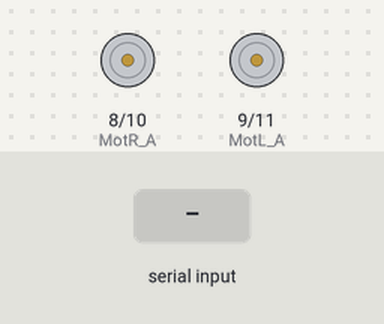
Recording of a sketch running on a simulated Arduino Uno, built with avr-gcc and run on an emulated ATmega328P. Parts: motor-driver pin pairs drawn as motors (green arrow = first pin HIGH = forward, orange = second pin HIGH = backward, longer = more drive). The test bench sets the inputs (shaded band).

Above: at 1.2 s.
1.3 s: "L" received over Serial
At 1.6 s:
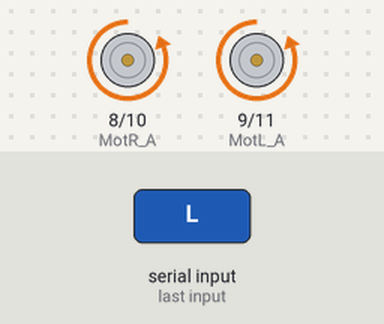
2.8 s: "R" received over Serial
At 3.9 s:
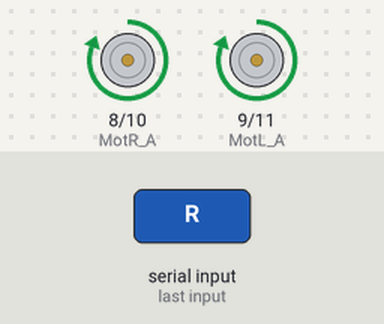
4.3 s: "F" received over Serial
At 5.1 s:
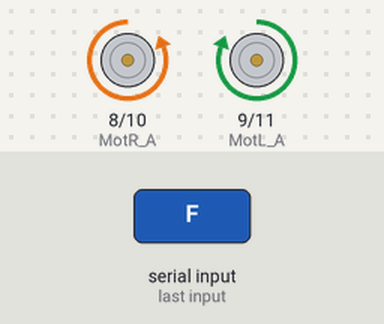
5.8 s: "B" received over Serial
At 6.2 s:
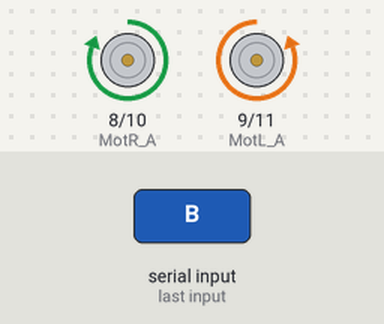
7.3 s: "S" received over Serial
At 8.6 s:
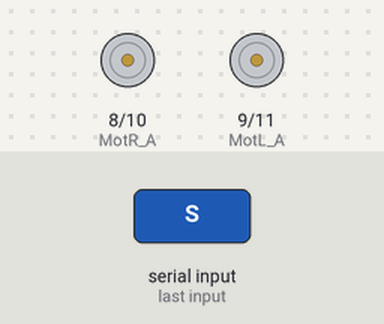
Timing chart, 0 to 9.8 s (numbered marks = the images above; inputs shaded):
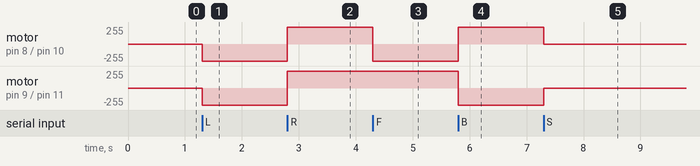

The sketch:

BLUETOOT-BOT-01.ino
```cpp
#define BAUDRATE 9600

const int MotR_A = 8;

const int MotR_B = 10;

const int MotL_A = 9;

const int MotL_B = 11;

byte GetValue;

void setup()

{

  Serial.begin(BAUDRATE);

  pinMode(MotR_A, OUTPUT);

  pinMode(MotR_B, OUTPUT);

  pinMode(MotL_A, OUTPUT);

  pinMode(MotL_B, OUTPUT);

}

byte ReadOneByte()           // One Byte Read Function

{

  int ByteRead;

  while(!Serial.available());

  ByteRead = Serial.read();

  return ByteRead;

}

void loop()

{

    GetValue = ReadOneByte();

    switch(GetValue)

    {

       case 'L':

           Robot_Left();

           break;

        case 'R':

           Robot_Right();

           break;

        case 'F':

           Robot_Forword();

           break;

        case 'B':

           Robot_Reverse();

           break;

        case 'S':

           Robot_Stop();

           break;

    }

}

  void Robot_Forword()

 {

    digitalWrite(MotR_A, LOW);

    digitalWrite(MotR_B, HIGH);

    digitalWrite(MotL_B, LOW);

    digitalWrite(MotL_A, HIGH);

 }

  void Robot_Reverse()

 {

    digitalWrite(MotR_A, HIGH);

    digitalWrite(MotR_B, LOW);

    digitalWrite(MotL_B, HIGH);

    digitalWrite(MotL_A, LOW);

 }

   void Robot_Right()

 {

    digitalWrite(MotR_A, HIGH);

    digitalWrite(MotR_B, LOW);

    digitalWrite(MotL_B, LOW);

    digitalWrite(MotL_A, HIGH);

 }

    void Robot_Left()

 {

    digitalWrite(MotR_A, LOW);

    digitalWrite(MotR_B, HIGH);

    digitalWrite(MotL_B, HIGH);

    digitalWrite(MotL_A, LOW);

 }

     void Robot_Stop()

 {

    digitalWrite(MotR_A, LOW);

    digitalWrite(MotR_B, LOW);

    digitalWrite(MotL_B, LOW);

    digitalWrite(MotL_A, LOW);

 }
```

AVR-BLINK.C
```cpp
#include<avr/io.h>
#include<util/delay.h>
void main()
 {
    DDRC = 0b0000000;
    DDRB = 0b11111111;

while(1)
{
    int x = PINC&0b0000001;
	if(x==0b0000000)
    {
        PORTB = 0b00010000;
	}
    if(x==0b0000001)
	{
		PORTB = 0b00000100;
	}
 }
 }
```

AVR-LINEFOLLOWER_SL-1408T_.c
```cpp
#include<avr/io.h>
void main()
{
    DDRC = 0b0000000;
    DDRB = 0b11111111;

while(1)
{
    int x = PINC&0b0001001;

    if(x==0b0001001)
    {
        PORTB = 0b00010100;
    }
    if(x==0b0001000)
    {
        PORTB = 0b00010000;
    }
    if(x==0b0000001)
    {
        PORTB = 0b00000100;
    }
    if(x==0b0000000)
    {
        PORTB = 0b00000000;
    }
}
}
```

Measured:
- after the input at 1.3 s, motor on pin 8 (MotR_A) / pin 10 (MotR_B), motor on pin 9 (MotL_A) / pin 11 (MotL_B): stopped → backward 255/255 at once
- after the input at 2.8 s, motor on pin 8 (MotR_A) / pin 10 (MotR_B), motor on pin 9 (MotL_A) / pin 11 (MotL_B): backward 255/255 → forward 255/255 at once
- after the input at 4.3 s, motor on pin 8 (MotR_A) / pin 10 (MotR_B): forward 255/255 → backward 255/255 at once
- after the input at 5.8 s, motor on pin 8 (MotR_A) / pin 10 (MotR_B): backward 255/255 → forward 255/255 at once; motor on pin 9 (MotL_A) / pin 11 (MotL_B): forward 255/255 → backward 255/255 at once
- after the input at 7.3 s, motor on pin 8 (MotR_A) / pin 10 (MotR_B): forward 255/255 → stopped at once; motor on pin 9 (MotL_A) / pin 11 (MotL_B): backward 255/255 → stopped at once
